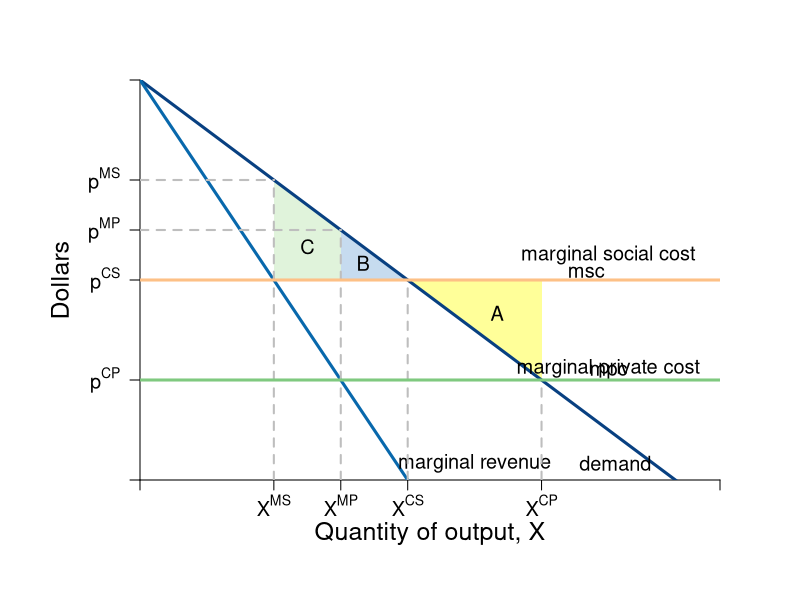

The R source for this figure:
#Graph Designer: Simon Halliday
#Authors: Bowles, Foley and Halliday
#Title: Coordination, Conflict and Competition: A Text in Microeconomics

require(shape)
pdf(file = "what_can_markets_do/markets_competition_monopolist_external.pdf", width = 9, height = 7)

#Set parameters for graphics
axislabelsize <- 1.5
labelsize <- 1.2
graphlinewidth <- 3
segmentlinewidth <- 2

COL <- c("#7fc97f", "#beaed4", "#fdc086", "#ffff99", "#386cb0", "#f0027f", "#bf5b17", "#666666")
COLA <- c("#e0f3db", "#99d8c9","#66c2a4","#41ae76", "#238b45", "#005824")
COLB <- c("#c6dbef", "#4eb3d3", "#2b8cbe", "#0868ac","#084081")

#Edited the margins to cater for the larger LHS labels
par(mar =  c(6, 7, 4, 4))

AvgRevenue <- function(x, rmax = 12, xmax = 12){
  rmax - (rmax/xmax)*x
}
  
MRevenue <- function(x, rmax = 12, xmax = 12){
  rmax - 2*(rmax/xmax)*x
}

AvgCost <- function(x, c0 = 2, c1 = 4){
  c0/x + c1
}

xlims <- c(0, 13)
ylims <- c(0, 12)

npts <- 501 
x <- seq(xlims[1], xlims[2], length.out = npts)
y <- seq(ylims[1], ylims[2], length.out = npts) 
a <- c(13, 16.75, 19.25)

plot(0, 0, xlim = xlims, ylim = ylims, type = "n",
     xlab = expression(paste("")),
     ylab = expression(paste("")), 
     xaxt = "n", 
     yaxt = "n", 
     cex.lab = axislabelsize, 
     bty = "n",
     xaxs="i", 
     yaxs="i")


# ticksy <- seq(from = ylims[1], to = ylims[2], by = 1)
# ylabels <- seq(from = ylims[1], to = ylims[2], by = 1)
# ticksx <- seq(from = xlims[1], to = xlims[2], by = 1)
# xlabels <- seq(from = xlims[1], to = xlims[2], by = 1)
ticksy <- c(0, 3, 6, AvgRevenue(x = 4.5), 9,  ylims[2])
ylabels <- c(NA, expression(paste(p^{CP})), expression(paste(p^{CS})), expression(paste(p^{MP})), expression(paste(p^{MS})), NA)
ticksx <- c(0, 3, 4.5, 6, 9, xlims[2])
xlabels <- c(NA, expression(paste(X^{MS})), expression(paste(X^{MP})), expression(paste(X^{CS})), expression(paste(X^{CP})), NA)

axis(1, at = ticksx, pos = 0, labels = xlabels, cex.axis = labelsize)
axis(2, at = ticksy, pos = 0, labels = ylabels, las = 1, cex.axis = labelsize)

npts <- 500 
xx1 <- seq(xlims[1], xlims[2], length.out = npts)
xx3 <- seq(2, 6, length.out = npts)

#Draw the polygon for A
xpolya <- c(9, 9, 6, 9)
ypolya <- c(3, 6, 6, 3)
polygon(x = xpolya, y = ypolya, col=COL[4], density=NULL, border = NA)

#Draw the polygon for B
xpolyb <- c(4.5, 6, 4.5, 4.5)
ypolyb <- c(6, 6, AvgRevenue(x = 4.5), 6)
polygon(x = xpolyb, y = ypolyb, col=COLB[1], density=NULL, border = NA)


#Draw the polygon for area C
xpolyc <- c(3, 4.5, 4.5, 3, 3)
ypolyc <- c(MRevenue(x = 3), MRevenue(x = 3), AvgRevenue(x = 4.5), AvgRevenue(x = 3), MRevenue(3))
polygon(x = xpolyc, y = ypolyc, col = COLA[1], density = NULL, border = NA)


#lines(xx1, bcA(xx1, w = 10, p = 1.5), col = COLB[3], lwd = graphlinewidth)
lines(xx1, AvgRevenue(xx1, rmax = 12, xmax = 12), col = COLB[5], lwd = graphlinewidth)
lines(xx1, MRevenue(xx1, rmax = 12, xmax = 12), col = COLB[4], lwd = graphlinewidth)
#lines(xx1, AvgCost(xx1, c0 = 2, c1 = 4), col = COLA[5], lwd = graphlinewidth)

#Label the axes
mtext(expression(paste("Quantity of output, ", X)), side=1, line = 2.5, cex = axislabelsize)
text(-1.8, 0.5*ylims[2], expression(paste("Dollars")), xpd = TRUE, cex = axislabelsize, srt = 90) 

#Label curves
#text(10.5, 4.5, expression(paste(ac(x) == mc(x))), cex = labelsize)
#text(10.5, 3, expression(paste(p(x) == p[max] - s*x)), cex = labelsize)
text(7.5, 0.5, expression(paste("marginal revenue")), cex = labelsize)
text(10.65, 0.5, expression(paste(demand)), cex = labelsize)

text(10.5, 6.75, expression(paste("marginal social cost")), cex = labelsize)
text(10, 6.25, expression(paste("msc")), cex = labelsize)

text(10.5, 3.35, expression(paste("marginal private cost")), cex = labelsize)
text(10.5, 3.25, expression(paste("mpc")), cex = labelsize)

#Labels cost and profit areas
#text(2, 0.5*AvgCost(x = 4), expression("Total Costs"), cex = labelsize)
#text(2, 6, expression("Profit"), cex = labelsize)

#Draw segments for total costs
segments(0, AvgRevenue(x = 3), 3, AvgRevenue(x = 3), lty = 2, col = "gray" , lwd = segmentlinewidth)
segments(0, AvgRevenue(x = 4.5), 4.5, AvgRevenue(x = 4.5), lty = 2, col = "gray" , lwd = segmentlinewidth)

segments(3, 0, 3, AvgRevenue(x = 3), lty = 2, col = "gray" , lwd = segmentlinewidth)
segments(4.5, 0, 4.5, AvgRevenue(x = 4.5), lty = 2, col = "gray" , lwd = segmentlinewidth)
segments(6, 0, 6, AvgRevenue(x = 6), lty = 2, col = "gray" , lwd = segmentlinewidth)
segments(9, 0, 9, AvgRevenue(x = 9), lty = 2, col = "gray" , lwd = segmentlinewidth)
segments(0, 3, xlims[2], 3, lty = 1, col = COL[1] , lwd = graphlinewidth)
segments(0, 6, xlims[2], 6, lty = 1, col = COL[3] , lwd = graphlinewidth)


#Label Points for comparison
#points(4, MRevenue(x = 4), pch = 16, col = "black", cex = 1.5)
#text(3.8, MRevenue(x = 4) - 0.4, expression(i), cex = labelsize)


#points(4, AvgRevenue(x = 4), pch = 16, col = "black", cex = 1.5)
text(8, 5, expression(A), cex = labelsize)
text(5, 6.5, expression(B), cex = labelsize)
text(3.75, 7, expression(C), cex = labelsize)


#Arrow to mr = mc
#text(7.5, 9.5, expression(paste("Profit Maximum at")), cex = labelsize)
#text(7.5, 9, expression(paste(mr == mc)), cex = labelsize)
#Arrows(6.1, 9.2, 4.2, 4.3, col = "black", lty = 1, lwd = 2, arr.type = "triangle", arr.lwd = 0.5)



dev.off()
